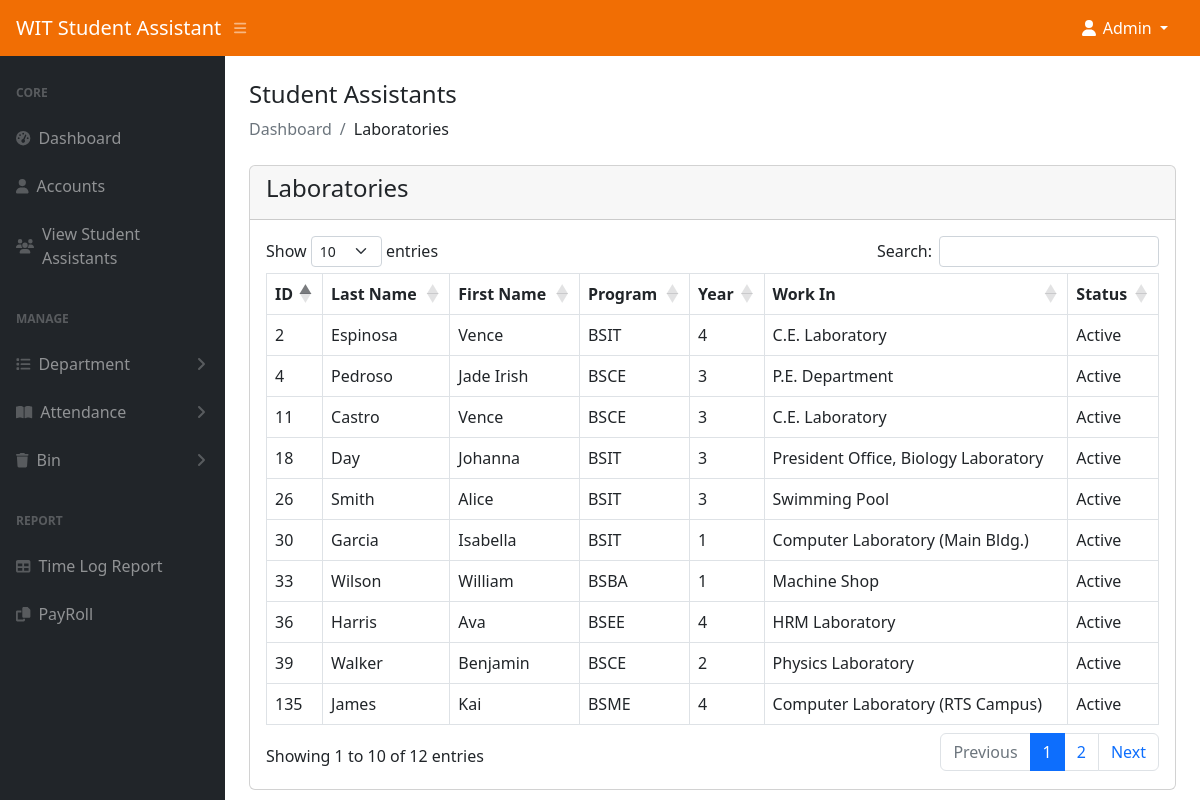
/admin/laboratories.php (signed in), run on the app's committed database.
### tables this page shows
CREATE TABLE `student_assistant` (
  `id` int(11) NOT NULL,
  `student_id` int(11) NOT NULL,
  `last_name` varchar(50) NOT NULL,
  `first_name` varchar(50) NOT NULL,
  `program` varchar(100) NOT NULL,
  `year` int(11) NOT NULL,
  `work` varchar(255) NOT NULL,
  `fingerprint_id` int(11) DEFAULT NULL,
  `image` text DEFAULT NULL,
  `status` tinyint(1) NOT NULL DEFAULT 0 COMMENT '0-visible,1=hidden,2=deleted',
  `age` int(11) NOT NULL,
  `sex` varchar(100) NOT NULL,
  `civil_status` varchar(100) NOT NULL,
  `date_of_birth` varchar(100) NOT NULL,
  `city_address` text NOT NULL,
  `contact_no1` varchar(15) NOT NULL,
  `contact_no2` varchar(15) NOT NULL,
  `contact_no3` varchar(15) NOT NULL,
  `province_address` text NOT NULL,
  `guardian` varchar(100) NOT NULL,
  `honor_award` text NOT NULL,
  `past_scholar` varchar(100) NOT NULL,
  `present_scholar` varchar(999) NOT NULL,
  `work_experience` text NOT NULL,
  `special_talent` text NOT NULL,
  `out_name1` varchar(100) DEFAULT NULL,
  `comp_add1` varchar(255) DEFAULT NULL,
  `cn1` varchar(20) DEFAULT NULL,
  `out_name2` varchar(100) DEFAULT NULL,
  `comp_add2` varchar(255) DEFAULT NULL,
  `cn2` varchar(20) DEFAULT NULL,
  `out_name3` varchar(100) DEFAULT NULL,
  `comp_add3` varchar(255) DEFAULT NULL,
  `cn3` varchar(20) DEFAULT NULL,
  `from_wit1` varchar(100) DEFAULT NULL,
  `comp_add4` varchar(255) DEFAULT NULL,
  `cn4` varchar(20) DEFAULT NULL,
  `from_wit2` varchar(100) DEFAULT NULL,
  `comp_add5` varchar(255) DEFAULT NULL,
  `cn5` varchar(20) DEFAULT NULL,
  `from_wit3` varchar(100) DEFAULT NULL,
  `comp_add6` varchar(255) DEFAULT NULL,
  `cn6` varchar(20) DEFAULT NULL,
  `fathers_name` varchar(100) DEFAULT NULL,
  `fathers_occ` varchar(100) DEFAULT NULL,
  `fathers_income` decimal(10,2) DEFAULT NULL,
  `mothers_name` varchar(100) DEFAULT NULL,
  `mothers_occ` varchar(100) DEFAULT NULL,
  `mothers_income` decimal(10,2) DEFAULT NULL,
  `siblings` text DEFAULT NULL
);

### admin/laboratories.php (the view, shortened to what this page needs)
<?php
include('authentication.php');
include('includes/header.php');
?>
<div class="container-fluid px-4">
    <h4 class="mt-4">Student Assistants</h4>
    <ol class="breadcrumb mb-4">
        <li class="breadcrumb-item active">Dashboard</li>
        <li class="breadcrumb-item">Laboratories</li>
    </ol>
    <div class="row">
        <div class="col-md-12">
            <div class="card">
                <div class="card-header">
                    <h4>Laboratories</h4>
                </div>
                <div class="card-body">
                    <table id="myTable"class="table table-bordered">
                        <thead>
                            <tr>
                                <th>ID</th>
                                <th>Last Name</th>
                                <th>First Name</th>
                                <th>Program</th>
                                <th>Year</th>
                                <th>Work In</th>
                                <th>Status</th>
                            </tr>
                        </thead>
                        <tbody>
                            <?php
                            $query = "
                           SELECT sa.*, w.work_name
                           FROM student_assistant sa
                           JOIN work w
                           ON sa.work LIKE CONCAT('%', w.work_name, '%')
                           WHERE w.type = 'Laboratory';
                       ";
                            $query_run = mysqli_query($con, $query);
                            if (mysqli_num_rows($query_run) > 0) {
                                foreach ($query_run as $row) {
                            ?>
                                    <tr>
                                        <td><?= $row['id']; ?></td>
                                        <td><?= $row['last_name']; ?></td>
                                        <td><?= $row['first_name']; ?></td>
                                        <td><?= $row['program']; ?></td>
                                        <td><?= $row['year']; ?></td>
                                        <td><?= $row['work']; ?></td>
                                        <td>Active</td>
                                    <?php
                                }
                            } else {
                                    ?>
                                    <tr>
                                        <td colspan="6">No Record Found</td>
                                    </tr>
                                <?php
                            }
                                ?>
                        </tbody>
                    </table>
                </div>
            </div>
        </div>
    </div>
</div>
<?php
include('includes/scripts.php');
?>

### data on the page
student_assistant: id "36", last_name "Harris", first_name "Ava", program "BSEE", year "4", work "HRM Laboratory"
student_assistant: id "18", last_name "Day", first_name "Johanna", program "BSIT", year "3", work "President Office, Biology Laboratory"
student_assistant: id "39", last_name "Walker", first_name "Benjamin", program "BSCE", year "2", work "Physics Laboratory"
student_assistant: id "4", last_name "Pedroso", first_name "Jade Irish", program "BSCE", year "3", work "P.E. Department"
student_assistant: id "33", last_name "Wilson", first_name "William", program "BSBA", year "1", work "Machine Shop"
student_assistant: id "135", last_name "James", first_name "Kai", program "BSME", year "4", work "Computer Laboratory (RTS Campus)"
student_assistant: id "30", last_name "Garcia", first_name "Isabella", program "BSIT", year "1", work "Computer Laboratory (Main Bldg.)"
student_assistant: id "2", last_name "Espinosa", first_name "Vence", program "BSIT", year "4", work "C.E. Laboratory"
student_assistant: id "11", last_name "Castro", first_name "Vence", program "BSCE", year "3", work "C.E. Laboratory"
student_assistant: id "26", last_name "Smith", first_name "Alice", program "BSIT", year "3", work "Swimming Pool"
